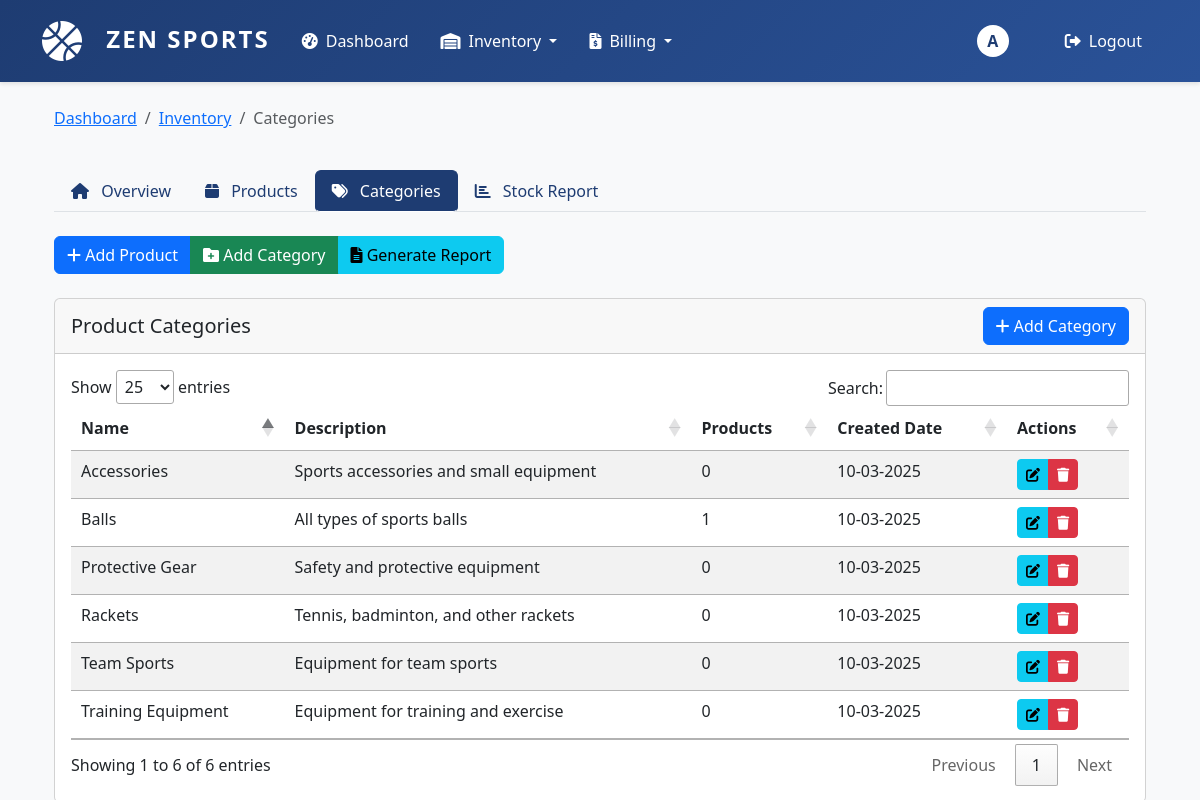
/inventory/categories/ (signed in), run on an earlier commit of the app's database.
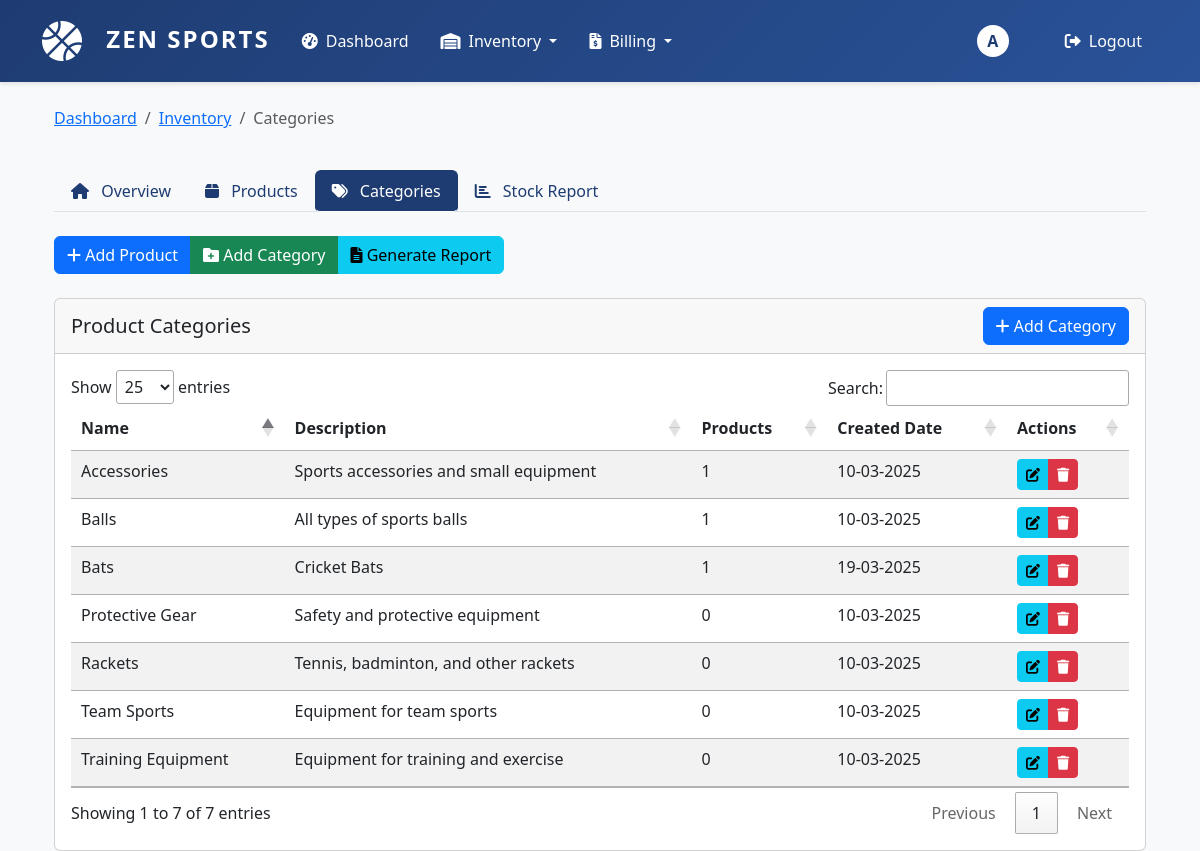
And on a later commit of the database.
### inventory/models.py (models this page shows, shortened)
class Category(models.Model):
    name = models.CharField(max_length=100, unique=True)
    description = models.TextField(blank=True)
    created_at = models.DateTimeField(auto_now_add=True)
    updated_at = models.DateTimeField(auto_now=True)
    class Meta:
        verbose_name_plural = "Categories"
        ordering = ['name']

### inventory/views.py (the view)
# urls.py: path('categories/', views.category_list, name='category_list'),
@login_required
def category_list(request):
    categories = Category.objects.all().order_by('name')
    return render(request, 'inventory/category_list.html', {'categories': categories})

### templates/inventory/category_list.html (shortened to what this page needs)
{% extends 'inventory/base_inventory.html' %}
{% block breadcrumb %}
<li class="breadcrumb-item active">Categories</li>
{% endblock %}
{% block inventory_content %}
<div class="card">
    <div class="card-header d-flex justify-content-between align-items-center">
        <h5 class="mb-0">Product Categories</h5>
        <button type="button" class="btn btn-primary" data-bs-toggle="modal" data-bs-target="#addCategoryModal">
            <i class="fas fa-plus"></i> Add Category
        </button>
    </div>
    <div class="card-body">
        <div class="table-responsive">
            <table class="table table-striped" id="categoriesTable">
                <thead>
                    <tr>
                        <th>Name</th>
                        <th>Description</th>
                        <th>Products</th>
                        <th>Created Date</th>
                        <th>Actions</th>
                    </tr>
                </thead>
                <tbody>
                    {% for category in categories %}
                    <tr>
                        <td>{{ category.name }}</td>
                        <td>{{ category.description }}</td>
                        <td>{{ category.product_set.count }}</td>
                        <td>{{ category.created_at|date:"d-m-Y" }}</td>
                        <td>
                            <div class="btn-group" role="group">
                                <button type="button" class="btn btn-sm btn-info" onclick="editCategory('{{ category.id }}', '{{ category.name }}', '{{ category.description }}')">
                                    <i class="fas fa-edit"></i>
                                </button>
                                <button type="button" class="btn btn-sm btn-danger" onclick="confirmDelete('{{ category.id }}')">
                                    <i class="fas fa-trash"></i>
                                </button>
                            </div>
                        </td>
                    </tr>
                    {% endfor %}
                </tbody>
            </table>
        </div>
    </div>
</div>
{% endblock %}

What changed in the data, as far as the page shows it:
computed for Category "Accessories": product_set.count "0" → "1"
added Category: name "Bats", description "Cricket Bats", product_set.count "1", created_at "19-03-2025"
Also different on the page:
text written by a page script: "Show entries Search: Showing 1 to 6 of 6 entries Previous 1 Next" → "Show entries Search: Showing 1 to 7 of 7 entries Previous 1 Next"
